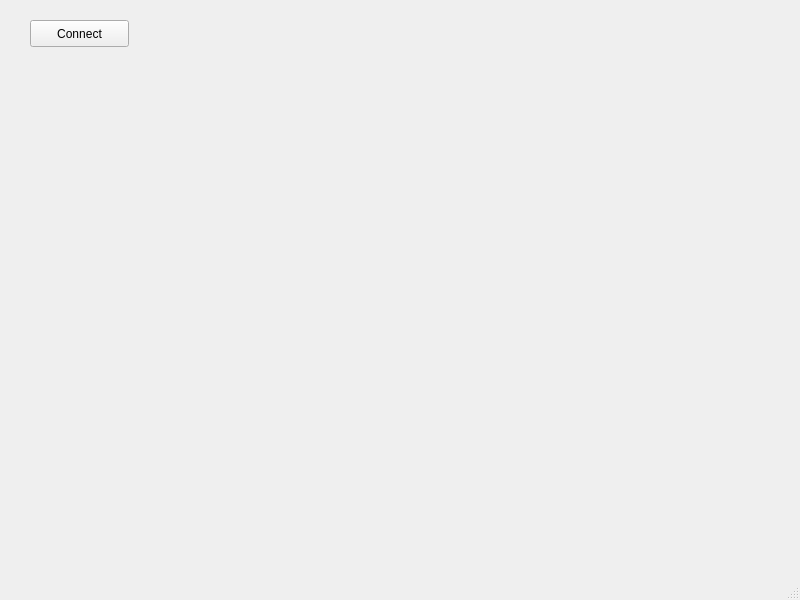
<?xml version="1.0" encoding="UTF-8"?>
<ui version="4.0">
 <class>MainWindow</class>
 <widget class="QMainWindow" name="MainWindow">
  <property name="geometry">
   <rect>
    <x>0</x>
    <y>0</y>
    <width>800</width>
    <height>600</height>
   </rect>
  </property>
  <property name="windowTitle">
   <string>MainWindow</string>
  </property>
  <widget class="QWidget" name="centralwidget">
   <widget class="QPushButton" name="connectButton">
    <property name="geometry">
     <rect>
      <x>30</x>
      <y>20</y>
      <width>99</width>
      <height>27</height>
     </rect>
    </property>
    <property name="text">
     <string>Connect</string>
    </property>
   </widget>
  </widget>
  <widget class="QMenuBar" name="menubar">
   <property name="geometry">
    <rect>
     <x>0</x>
     <y>0</y>
     <width>800</width>
     <height>25</height>
    </rect>
   </property>
  </widget>
  <widget class="QStatusBar" name="statusbar"/>
 </widget>
 <resources/>
 <connections/>
</ui>
